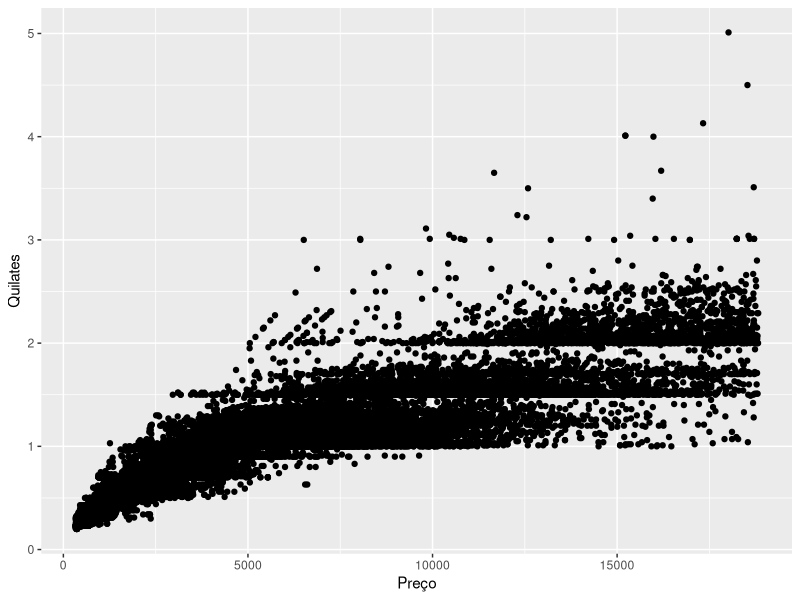
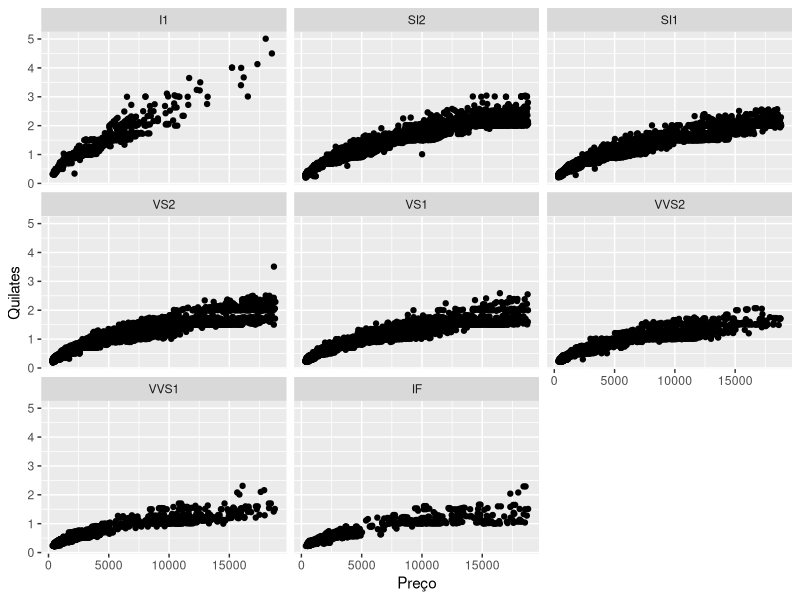
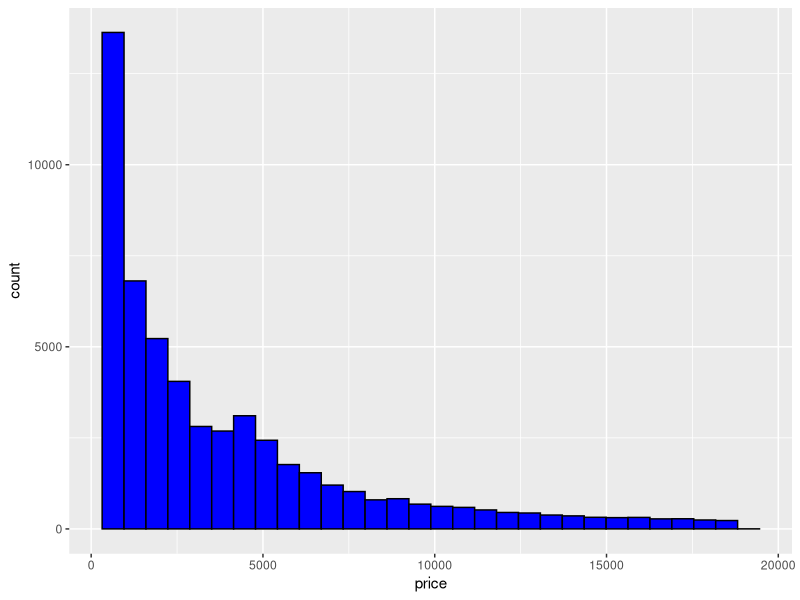

The R source for these figures, in order: (Note: this script raises an error after producing the figures.)
## ---- chunk 1
knitr::opts_chunk$set(echo = TRUE)
## ---- chunk 2
library(magrittr)
library(dplyr)
library(ggplot2)

help(geom_point)

## ---- chunk 3

diamonds %>%
  ggplot(aes(x=price,y=carat)) + xlab("Preço") + ylab("Quilates") + geom_point()

## ---- chunk 4

diamonds %>%
  ggplot(aes(x=price,y=carat)) + geom_point()+ xlab("Preço") + ylab("Quilates") +  facet_wrap(~clarity)

## ---- chunk 5
diamonds %>% 
  ggplot(aes(x=price)) + geom_histogram(colour="black", fill="blue")
## ---- chunk 6
diamonds %>% 
  ggplot(aes(x=price)) + geom_histogram(colour="black", fill="blue") %>% 
  + geom_density()
## ---- chunk 7
diamonds %>% 
  ggplot(aes(cut, price)) + geom_boxplot(aes(colour=cut))
   
## ---- chunk 8

diamonds %>% 
  ggplot(aes(cut, price)) + geom_boxplot(aes(colour=cut)) + scale_colour_manual(labels=c("Fair"="", "Good" = "", "Very Good" = "", "Premium" = "", "Ideal" = ""), values=c("blue", "green", "red", "pink", "grey50"))

## ---- chunk 9

diamonds %>% 
  ggplot(aes(color)) + geom_bar()

## ---- chunk 10
economics %>% 
  ggplot(aes(unemploy, uempmed)) + geom_point() + xlab("Desempregados") + ylab("Tempo médio de desemprego")

## ---- chunk 11

library(lubridate)
economics %>% 
  ggplot(aes(unemploy, uempmed, color=year(date))) + geom_point() + xlab("Desempregados") + ylab("Tempo médio de desemprego")
         
## ---- chunk 12
economics %>% 
  ggplot(aes(date, unemploy)) + geom_line() + ylab("Desempregados") + xlab("Data")

## ---- chunk 13

ano = year(economics$date)

economics  %>%
  cbind(ano) %>% 
  group_by(ano) %>% 
  summarise(media_desem = mean(unemploy)) %>% 
  ggplot(aes(ano, media_desem, group = 1)) + geom_line() + xlab("Ano") + ylab("Número médio de desempregados")

## ---- chunk 14
ano <- year(economics$date)


economics  %>%
  cbind(ano) %>% 
  group_by(ano) %>% 
  summarise( media_desem = mean(unemploy), linf = quantile(unemploy, c(0.01)), lsup = quantile (unemploy, c(0.99))) %>% 
  ggplot(aes(ano, media_desem, group = 1)) + geom_line() + xlab("Ano") + ylab("Número médio de desempregados") + geom_ribbon(aes(ymin = linf, ymax = lsup), alpha = 0.3)

## ---- chunk 15

economics  %>% select(date, pce, psavert, unemploy, pop)  %>% mutate(tx_desemprego = unemploy / pop)  %>% select(date, pce, psavert, tx_desemprego) %>% gather ( tipo_grafico, valor,  -date) %>% 
  ggplot (aes(x = date, y = valor)) + geom_line() + facet_wrap(~tipo_grafico, nrow=3, ncol=1, scale = "free")


